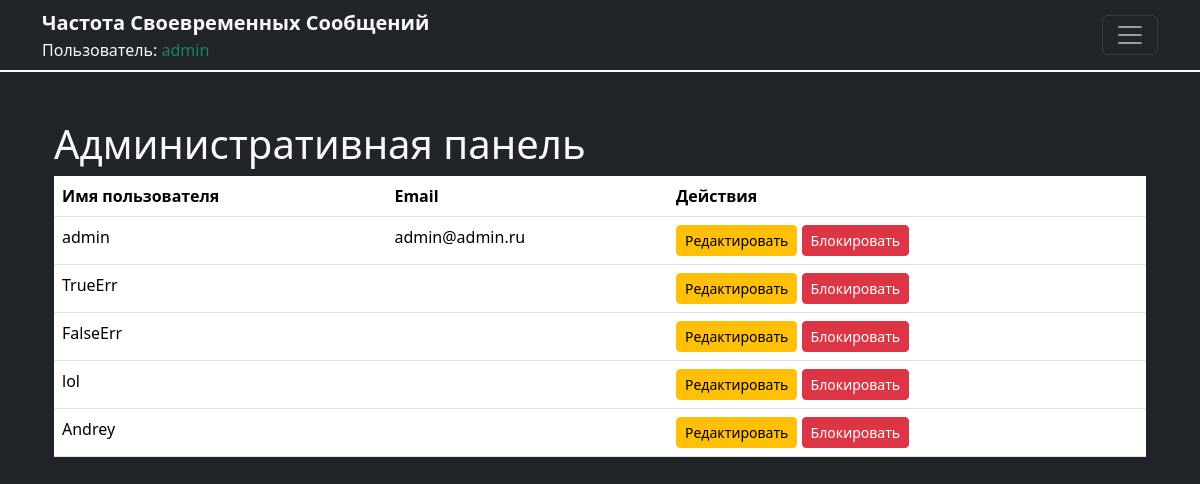
The page /admin_panel/ (signed in) on the database as committed earlier.
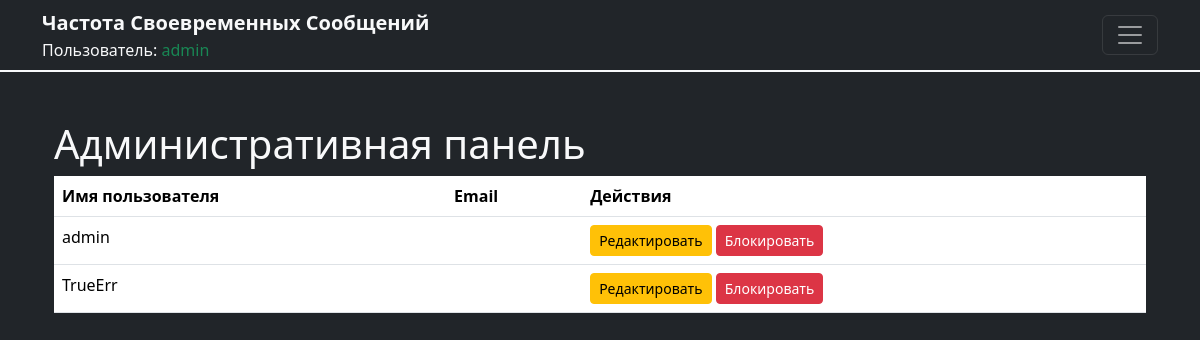
The same page on the database as committed later.
### users/models.py (models this page shows)
class User(AbstractUser):
    profile = models.TextField(blank=True)

### users/views.py (the view)
# urls.py: path('admin_panel/', views.admin_panel, name='admin_panel'),
@login_required
def admin_panel(request):
    if not request.user.is_staff:
        return redirect('profile', username=request.user.username)
    users = User.objects.all()
    return render(request, 'admin_panel.html', {'users': users})

### templates/admin_panel.html
{% extends 'base.html' %}
{% block content %}
<div class="container mt-5">
  <h1>Административная панель</h1>
  <table class="table">
    <thead>
      <tr>
        <th>Имя пользователя</th>
        <th>Email</th>
        <th>Действия</th>
      </tr>
    </thead>
    <tbody>
      {% for user in users %}
      <tr>
        <td>{{ user.username }}</td>
        <td>{{ user.email }}</td>
        <td>
          <a href="{% url 'edit_user' user.id %}" class="btn btn-warning btn-sm">Редактировать</a>
          <a href="{% url 'block_user' user.id %}" class="btn btn-danger btn-sm">Блокировать</a>
        </td>
      </tr>
      {% endfor %}
    </tbody>
  </table>
</div>
{% endblock %}

### templates/base.html (shortened to what this page needs)
{% load static %}
<!doctype html>
<html lang="ru">
<head>
  <link href="https://cdn.jsdelivr.net/npm/bootstrap@5.3.3/dist/css/bootstrap.min.css" rel="stylesheet"
>
  <link rel="stylesheet" href="{% static 'css/style.css' %}">
</head>
<body class="bg-dark text-light">
  <header class="header">
    <nav class="navbar navbar-dark bg-dark border-bottom border-2 border-light">
      <div class="container">
        <div>
          <a class="text-logo-FTM text-decoration-none text-light fs-5 fw-bold" href="{% url 'home' %}">Частота Своевременных Сообщений</a>
          <div class="">
            <span class="text-light">Пользователь:</span>
            {% if user.is_authenticated %}
              <a class="text-decoration-none text-success" href="{% url 'profile' user.username %}">{{ user }}</a>
            {% else %}
              <span class="text-danger">не авторизирован</span>
            {% endif %}
          </div>
        </div>
        <button class="navbar-toggler " type="button" data-bs-toggle="offcanvas" data-bs-target="#offcanvasDarkNavbar" aria-controls="offcanvasDarkNavbar" aria-label="Переключить навигацию">
          <span class="navbar-toggler-icon"></span>
        </button>
      </div>
    </nav>
  </header>
  <div class="container mt-3">
    {% block content %}
    {% endblock %}
  </div>
</body>
</html>

Rows that differ between the two databases and show on the page:
removed User: username "FalseErr"
removed User: username "lol"
removed User: username "Andrey"
changed User "admin": email "admin@admin.ru" → (not shown)
